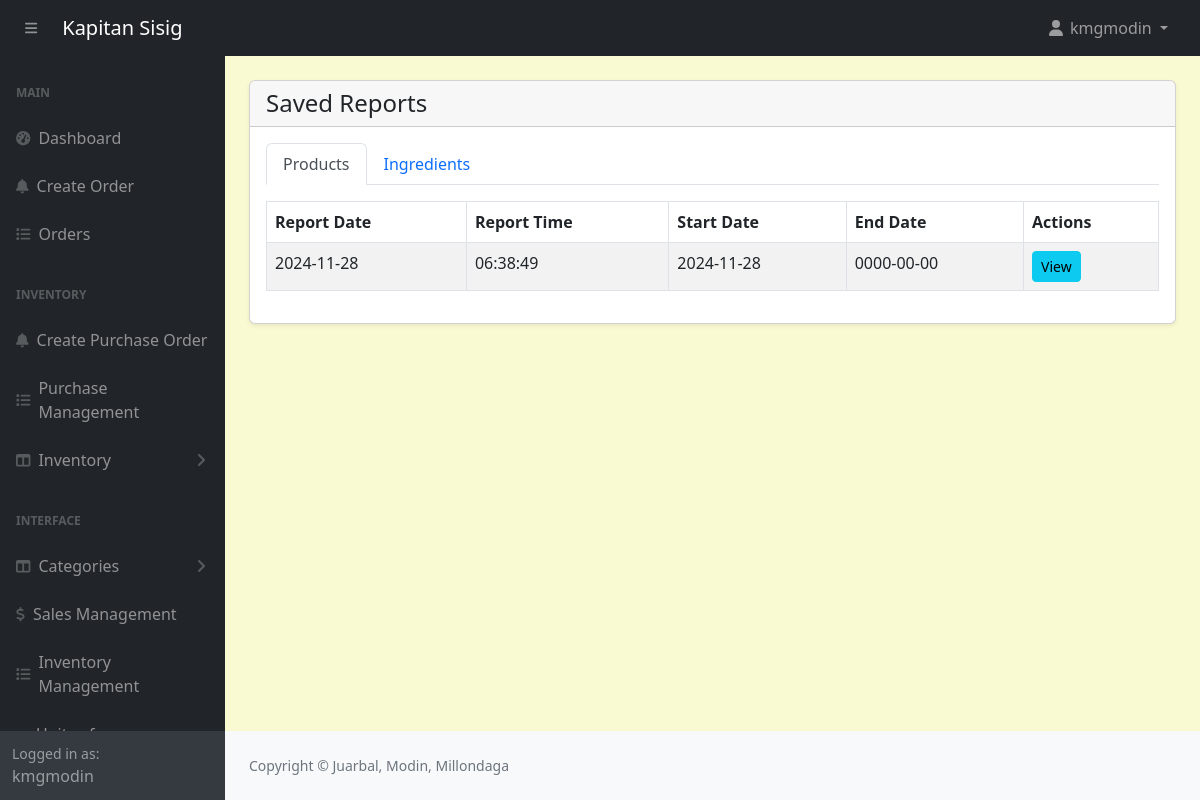
/admin/inventory-management-view.php (signed in), run on the app's committed database.
### tables this page shows
CREATE TABLE `saved_products_reports` (
  `id` int(11) NOT NULL,
  `report_date` date NOT NULL,
  `report_time` time NOT NULL,
  `report_type` enum('products','ingredients') NOT NULL,
  `report_data` text NOT NULL,
  `created_at` timestamp NOT NULL DEFAULT current_timestamp(),
  `start_date` date DEFAULT NULL,
  `end_date` date DEFAULT NULL
);

### admin/inventory-management-view.php (the view, shortened to what this page needs)
<?php include('includes/header.php'); ?>
<div class="container-fluid px-4 pb-4">
    <div class="card mt-4 shadow-sm">
        <div class="card-header">
            <h4 class="mb-0">Saved Reports</h4>
        </div>
        <div class="card-body">
            <ul class="nav nav-tabs" id="reportTabs" role="tablist">
                <li class="nav-item" role="presentation">
                    <a class="nav-link active" id="products-tab" data-bs-toggle="tab" href="#products" role="tab" aria-controls="products" aria-selected="true">Products</a>
                </li>
                <li class="nav-item" role="presentation">
                    <a class="nav-link" id="ingredients-tab" data-bs-toggle="tab" href="#ingredients" role="tab" aria-controls="ingredients" aria-selected="false">Ingredients</a>
                </li>
            </ul>
            <div class="tab-content mt-3" id="reportTabsContent">
                <div class="tab-pane fade show active" id="products" role="tabpanel" aria-labelledby="products-tab">
                    <?php
                    $query = "SELECT * FROM saved_products_reports WHERE report_type = 'products' ORDER BY created_at DESC";
                    $result = mysqli_query($conn, $query);
                    if (mysqli_num_rows($result) > 0) {
                    ?>
                        <table class="table table-striped table-bordered">
                            <thead>
                                <tr>
                                    <th>Report Date</th>
                                    <th>Report Time</th>
                                    <th>Start Date</th>
                                    <th>End Date</th>
                                    <th>Actions</th>
                                </tr>
                            </thead>
                            <tbody>
                                <?php while ($report = mysqli_fetch_assoc($result)): ?>
                                    <?php
                                    $startDate = $report['start_date'] ?? 'N/A';
                                    $endDate = $report['end_date'] ?? 'N/A';
                                    ?>
                                    <tr>
                                        <td><?= $report['report_date']; ?></td>
                                        <td><?= $report['report_time']; ?></td>
                                        <td><?= ($startDate != 'N/A') ? $startDate : 'N/A'; ?></td>
                                        <td><?= ($endDate != 'N/A') ? $endDate : 'N/A'; ?></td>
                                        <td>
                                            <a href="view-products-report.php?id=<?= $report['id']; ?>" class="btn btn-info btn-sm">View</a>
                                        </td>
                                    </tr>
                                <?php endwhile; ?>
                            </tbody>
                        </table>
                    <?php
                    } else {
                        echo '<div class="alert alert-warning">No saved product reports found.</div>';
                    }
                    ?>
                </div>
            </div>
        </div>
    </div>
</div>
<?php include('includes/footer.php'); ?>

### admin/assets/css/custom.css (style rules this page uses)
body { margin: 0; font-family: system-ui, -apple-system, "Segoe UI", Roboto, "Helvetica Neue", "Noto Sans", "Liberation Sans", Arial, sans-serif; font-size: 1rem; font-weight: 400; line-height: 1.5; color: #212529; text-align: left; background-color: #FAFAD2; -webkit-text-size-adjust: 100%; -webkit-tap-highlight-color: rgba(0, 0, 0, 0); }

### data on the page
saved_products_reports: report_date "2024-11-28", report_time "06:38:49", start_date "2024-11-28", end_date "0000-00-00"

### other printed values
$_SESSION['loggedInUser']['username'] "kmgmodin"
